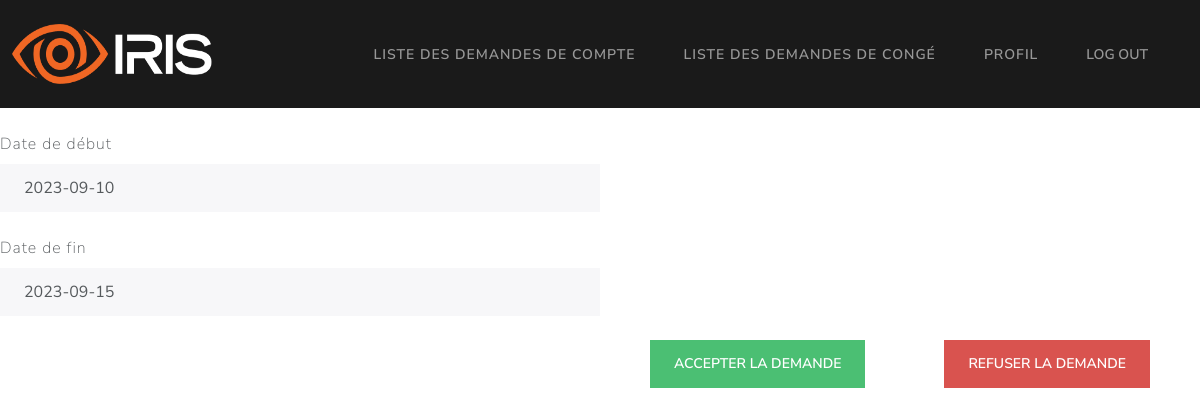
Before: /GRH/demande_congé/3 with the older database file.
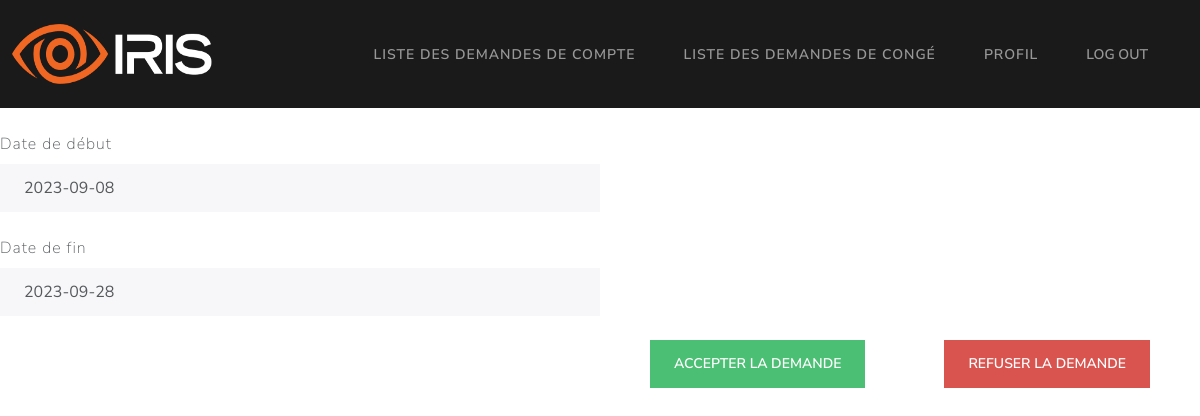
After: the same page with the newer database file.
### Models/models.py (models this page shows, shortened)
class demandeCongé(db.Model):
    id = db.Column(db.Integer, primary_key=True)
    date_debut = db.Column(db.String, unique=False, nullable=False)
    date_fin = db.Column(db.String, unique=False, nullable=False)
    statut = db.Column(db.String, unique=False, nullable=False)
    employee_matricule = db.Column(db.String, unique=False, nullable=False)
    motif_refus = db.Column(db.String, unique=False, nullable=True)

### app.py (the view)
@app.route("/GRH/demande_congé/<int:id>")
def details_demande(id):
	return getPendingDemande(id)

### Controllers/GRHController.py (called while the page is built)
def getPendingDemande(id):
    try:
        demande = demandeCongé.query.filter_by(id=id).first()
        return render_template("/GRH/detailsDemande.html", demande=demande)
    except Exception as e:
        return render_template("/GRH/detailsDemande.html", error=str(e))

### templates/GRH/detailsDemande.html (shortened to what this page needs)
{% extends '/GRH/base.html' %}
{% block content %}
<div class="form-group">
  <label class="form-label mt-4" for="readOnlyInput">Date de début</label>
  <input
    class="form-control"
    id="readOnlyInput"
    type="text"
    value={{
    demande.date_debut
    }}
    readonly=""
  />
</div>
<div class="form-group">
  <label class="form-label mt-4" for="readOnlyInput">Date de fin</label>
  <input
    class="form-control"
    id="readOnlyInput"
    type="text"
    value={{
    demande.date_fin
    }}
    readonly=""
  />
</div>
<br />
<div style="float:right; margin-right: 50px; width: 500px;">
  <div style="float: left;">
    <form action="/GRH/demande_congé/{{ demande.id }}/approuver" method="POST">
      <button type="submit" class="btn btn-success">Accepter la demande</button>
    </form>
  </div>
  <div style="float: right;">
      <button type="submit" class="btn btn-danger"
      onclick="window.location='/GRH/demande_congé/{{ demande.id }}/refuser';">
        Refuser la demande
      </button>
  </div>
</div>
{% endblock %}

Changed rows visible on the page:
changed demandeCongé: date_debut "2023-09-10" → "2023-09-08"; date_fin "2023-09-15" → "2023-09-28"
